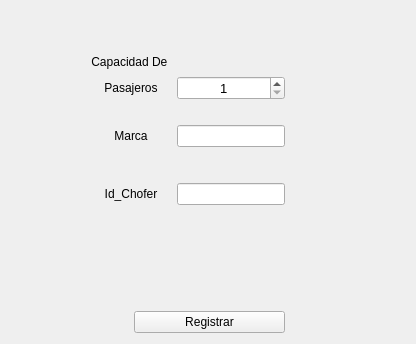
                      <widget class="QWidget" name="page_Vehiculo_Registrar">
                       <layout class="QGridLayout" name="gridLayout_2">
                        <item row="0" column="1">
                         <spacer name="verticalSpacer_4">
                          <property name="orientation">
                           <enum>Qt::Vertical</enum>
                          </property>
                          <property name="sizeType">
                           <enum>QSizePolicy::Fixed</enum>
                          </property>
                          <property name="sizeHint" stdset="0">
                           <size>
                            <width>20</width>
                            <height>39</height>
                           </size>
                          </property>
                         </spacer>
                        </item>
                        <item row="1" column="0">
                         <spacer name="horizontalSpacer_6">
                          <property name="orientation">
                           <enum>Qt::Horizontal</enum>
                          </property>
                          <property name="sizeType">
                           <enum>QSizePolicy::Fixed</enum>
                          </property>
                          <property name="sizeHint" stdset="0">
                           <size>
                            <width>80</width>
                            <height>20</height>
                           </size>
                          </property>
                         </spacer>
                        </item>
                        <item row="1" column="1" rowspan="2" colspan="2">
                         <widget class="QLabel" name="label_CapPasajeros_Registrar">
                          <property name="maximumSize">
                           <size>
                            <width>145</width>
                            <height>130</height>
                           </size>
                          </property>
                          <property name="lineWidth">
                           <number>-1</number>
                          </property>
                          <property name="text">
                           <string>&lt;html&gt;&lt;head/&gt;&lt;body&gt;&lt;p align=&quot;center&quot;&gt;Capacidad De &lt;/p&gt;&lt;p align=&quot;center&quot;&gt;Pasajeros&lt;/p&gt;&lt;/body&gt;&lt;/html&gt;</string>
                          </property>
                          <property name="alignment">
                           <set>Qt::AlignCenter</set>
                          </property>
                         </widget>
                        </item>
                        <item row="2" column="3">
                         <widget class="QSpinBox" name="spinBox_CapPasajeros_Registrar">
                          <property name="font">
                           <font>
                            <family>MS Shell Dlg 2</family>
                            <pointsize>10</pointsize>
                            <weight>50</weight>
                            <italic>false</italic>
                            <bold>false</bold>
                           </font>
                          </property>
                          <property name="layoutDirection">
                           <enum>Qt::LeftToRight</enum>
                          </property>
                          <property name="styleSheet">
                           <string notr="true">font: 10pt &quot;MS Shell Dlg 2&quot;;</string>
                          </property>
                          <property name="alignment">
                           <set>Qt::AlignCenter</set>
                          </property>
                          <property name="correctionMode">
                           <enum>QAbstractSpinBox::CorrectToPreviousValue</enum>
                          </property>
                          <property name="minimum">
                           <number>1</number>
                          </property>
                          <property name="maximum">
                           <number>99</number>
                          </property>
                         </widget>
                        </item>
                        <item row="3" column="1">
                         <spacer name="verticalSpacer_2">
                          <property name="orientation">
                           <enum>Qt::Vertical</enum>
                          </property>
                          <property name="sizeType">
                           <enum>QSizePolicy::Fixed</enum>
                          </property>
                          <property name="sizeHint" stdset="0">
                           <size>
                            <width>9</width>
                            <height>19</height>
                           </size>
                          </property>
                         </spacer>
                        </item>
                        <item row="4" column="1" colspan="2">
                         <widget class="QLabel" name="label_Marca_Registrar">
                          <property name="text">
                           <string>&lt;html&gt;&lt;head/&gt;&lt;body&gt;&lt;p align=&quot;center&quot;&gt;Marca&lt;/p&gt;&lt;/body&gt;&lt;/html&gt;</string>
                          </property>
                         </widget>
                        </item>
                        <item row="4" column="3">
                         <widget class="QLineEdit" name="lineEdit_Marca_Registrar"/>
                        </item>
                        <item row="4" column="4">
                         <spacer name="horizontalSpacer_8">
                          <property name="orientation">
                           <enum>Qt::Horizontal</enum>
                          </property>
                          <property name="sizeType">
                           <enum>QSizePolicy::Fixed</enum>
                          </property>
                          <property name="sizeHint" stdset="0">
                           <size>
                            <width>120</width>
                            <height>20</height>
                           </size>
                          </property>
                         </spacer>
                        </item>
                        <item row="5" column="1" colspan="2">
                         <spacer name="verticalSpacer">
                          <property name="orientation">
                           <enum>Qt::Vertical</enum>
                          </property>
                          <property name="sizeType">
                           <enum>QSizePolicy::Fixed</enum>
                          </property>
                          <property name="sizeHint" stdset="0">
                           <size>
                            <width>0</width>
                            <height>30</height>
                           </size>
                          </property>
                         </spacer>
                        </item>
                        <item row="6" column="1" colspan="2">
                         <widget class="QLabel" name="label_IdChofer_Registrar">
                          <property name="text">
                           <string>&lt;html&gt;&lt;head/&gt;&lt;body&gt;&lt;p align=&quot;center&quot;&gt;Id_Chofer&lt;/p&gt;&lt;/body&gt;&lt;/html&gt;</string>
                          </property>
                         </widget>
                        </item>
                        <item row="6" column="3">
                         <widget class="QLineEdit" name="lineEdit_ChoferId_Registrar"/>
                        </item>
                        <item row="7" column="1" colspan="2">
                         <spacer name="verticalSpacer_3">
                          <property name="orientation">
                           <enum>Qt::Vertical</enum>
                          </property>
                          <property name="sizeType">
                           <enum>QSizePolicy::Fixed</enum>
                          </property>
                          <property name="sizeHint" stdset="0">
                           <size>
                            <width>20</width>
                            <height>100</height>
                           </size>
                          </property>
                         </spacer>
                        </item>
                        <item row="8" column="2" colspan="2">
                         <widget class="QPushButton" name="Boton_Registrar_Vehiculo">
                          <property name="cursor">
                           <cursorShape>PointingHandCursor</cursorShape>
                          </property>
                          <property name="text">
                           <string>Registrar</string>
                          </property>
                         </widget>
                        </item>
                       </layout>
                      </widget>
